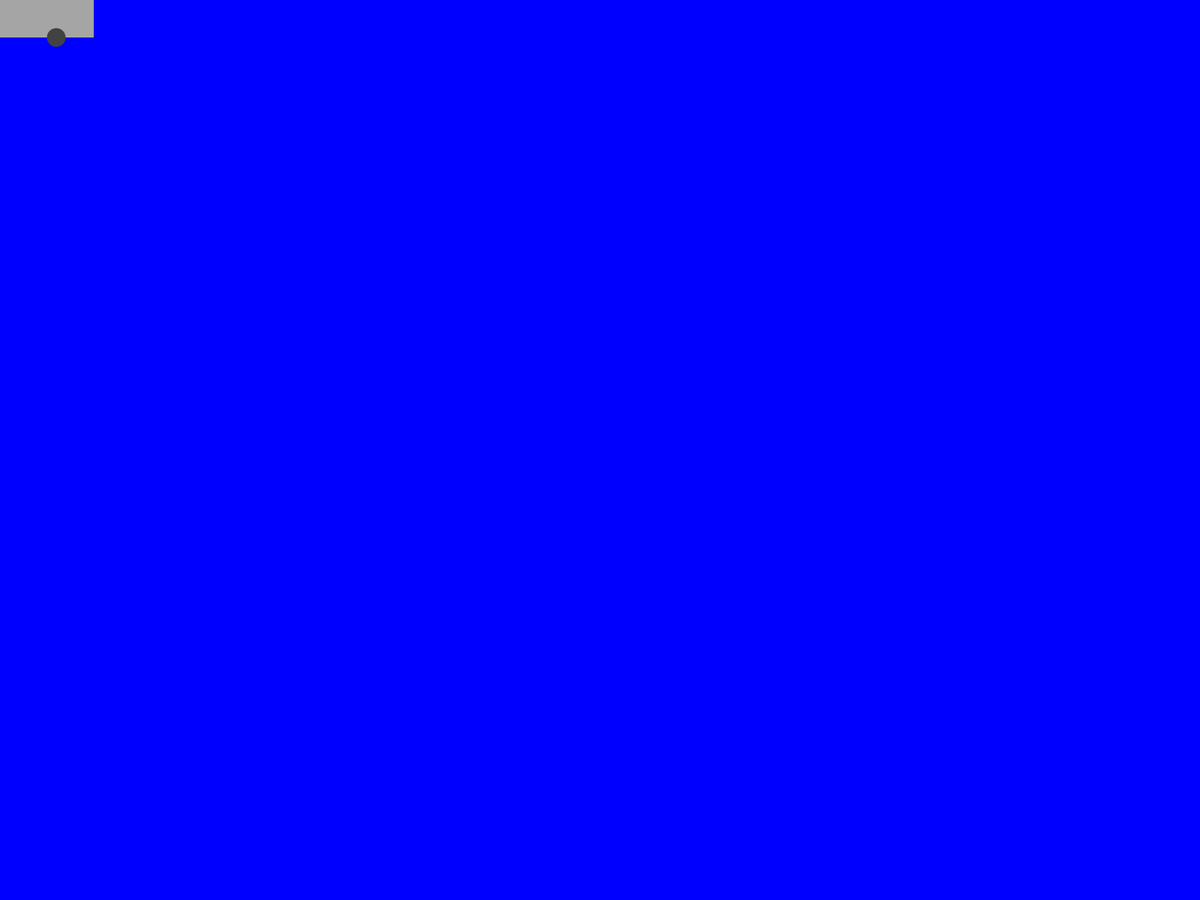
Frame 1 (no input)
Frame 60 (the mouse pressed at the canvas centre just before this capture): identical to frame 1, image omitted
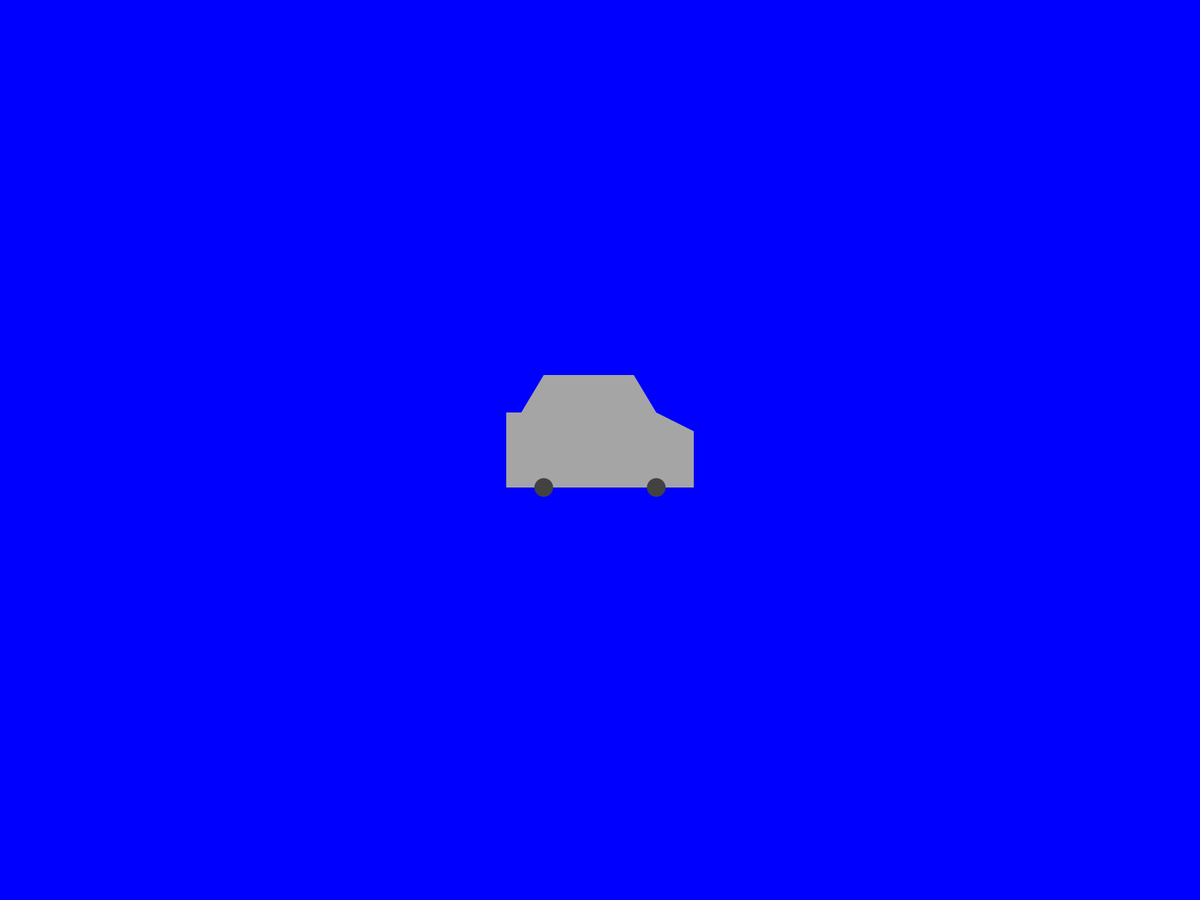
Frame 120 (the mouse held since frame 60 and released just before this capture)

The Processing sketch that drew these frames (run headless with seeded random() and noise(); from frame 60 on, the mouse is pressed at the canvas centre):

// Processing sketch: Portfolio_1_210163492
// ── Portfolio_1_210163492.pde
int vX;
int vY;
float colourC = random(256);    // car colour
float colourW = random(256);    //wheel colour; could just write random(256) inside the fill command however found the effect may cause seizure

void setup() {
  fullScreen();
  vX = width/2;                //draws car in center
  vY = height/2;
}

void draw() {
  vX = mouseX-125;            //center the mouse in middle of car
  vY = mouseY-50;
  background(0,0,255);        //background erases previous cars and therfore stops shadowing/painting effect
  noStroke();
  fill(colourC);              //setting colours of car body
  rect(vX, vY, 200, 100);            //drawing main part of car body w/rectangles
  rect(vX+50, vY-50, 120, 50);
  rect(vX+200, vY+25, 50, 75);
  triangle(vX+20, vY, vX+50, vY-50, vX+50, vY);            //triangles to give some visual differences
  triangle(vX+200, vY, vX+170, vY-50, vX+170, vY);
  triangle(vX+200, vY, vX+200, vY+25, vX+250, vY+25);
  noStroke();
  fill(colourW);                      //colour of wheels
  ellipse(vX+50, vY+100, 25, 25);     //wheels
  ellipse(vX+200, vY+100, 25, 25);
  //stroke(255,0,0);
  //line(vX+195, vY+100, vX+205, vY+100); //creates horizontal line through the right wheel
  //line(vX+200, vY+95, vX+200, vY+105);     //verticle line on right wheel
  //lines dont work since the wheels are not big enough also dont create a rotating motion
}
